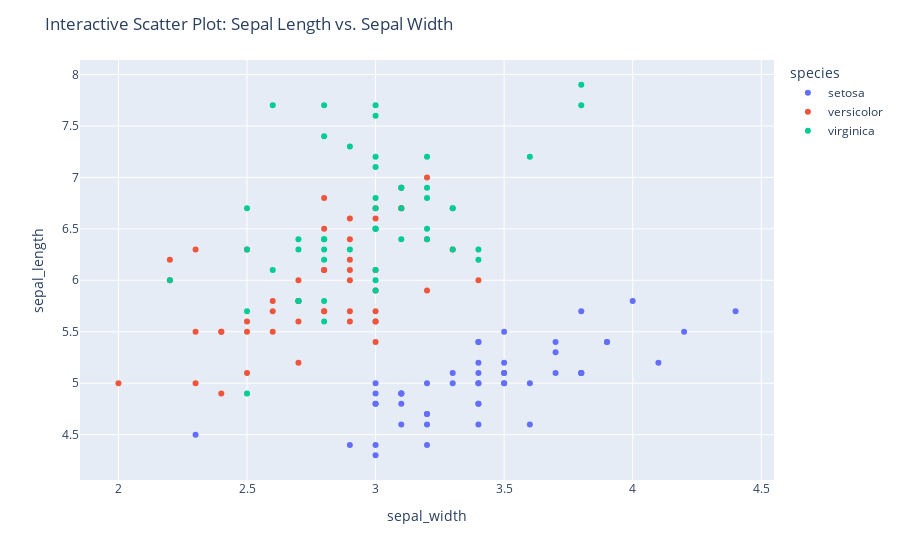

This figure's notebook cell:
### Markdown cell above
### Interactive Data Visualization with Plotly

### Code cell
import plotly.express as px

# Load the iris dataset
df = px.data.iris()

# Scatter plot using Plotly
fig = px.scatter(df, x="sepal_width", y="sepal_length", color="species")
fig.update_layout(title="Interactive Scatter Plot: Sepal Length vs. Sepal Width")
fig.show()

### Figure 1 — Plotly figure (JSON) as saved in the notebook; plotly's stock layout.template omitted (floating-point values rounded to 4 significant figures)
{"data": [{"hovertemplate": "species=setosa<br>sepal_width=%{x}<br>sepal_length=%{y}<extra></extra>", "legendgroup": "setosa", "marker": {"color": "#636efa", "symbol": "circle"}, "mode": "markers", "name": "setosa", "orientation": "v", "showlegend": true, "type": "scatter", "x": [3.5, 3, 3.2, 3.1, 3.6, 3.9, 3.4, 3.4, 2.9, 3.1, 3.7, 3.4, 3, 3, 4, 4.4, 3.9, 3.5, 3.8, 3.8, 3.4, 3.7, 3.6, 3.3, 3.4, 3, 3.4, 3.5, 3.4, 3.2, 3.1, 3.4, 4.1, 4.2, 3.1, 3.2, 3.5, 3.1, 3, 3.4, 3.5, 2.3, 3.2, 3.5, 3.8, 3, 3.8, 3.2, 3.7, 3.3], "xaxis": "x", "y": [5.1, 4.9, 4.7, 4.6, 5, 5.4, 4.6, 5, 4.4, 4.9, 5.4, 4.8, 4.8, 4.3, 5.8, 5.7, 5.4, 5.1, 5.7, 5.1, 5.4, 5.1, 4.6, 5.1, 4.8, 5, 5, 5.2, 5.2, 4.7, 4.8, 5.4, 5.2, 5.5, 4.9, 5, 5.5, 4.9, 4.4, 5.1, 5, 4.5, 4.4, 5, 5.1, 4.8, 5.1, 4.6, 5.3, 5], "yaxis": "y"}, {"hovertemplate": "species=versicolor<br>sepal_width=%{x}<br>sepal_length=%{y}<extra></extra>", "legendgroup": "versicolor", "marker": {"color": "#EF553B", "symbol": "circle"}, "mode": "markers", "name": "versicolor", "orientation": "v", "showlegend": true, "type": "scatter", "x": [3.2, 3.2, 3.1, 2.3, 2.8, 2.8, 3.3, 2.4, 2.9, 2.7, 2, 3, 2.2, 2.9, 2.9, 3.1, 3, 2.7, 2.2, 2.5, 3.2, 2.8, 2.5, 2.8, 2.9, 3, 2.8, 3, 2.9, 2.6, 2.4, 2.4, 2.7, 2.7, 3, 3.4, 3.1, 2.3, 3, 2.5, 2.6, 3, 2.6, 2.3, 2.7, 3, 2.9, 2.9, 2.5, 2.8], "xaxis": "x", "y": [7, 6.4, 6.9, 5.5, 6.5, 5.7, 6.3, 4.9, 6.6, 5.2, 5, 5.9, 6, 6.1, 5.6, 6.7, 5.6, 5.8, 6.2, 5.6, 5.9, 6.1, 6.3, 6.1, 6.4, 6.6, 6.8, 6.7, 6, 5.7, 5.5, 5.5, 5.8, 6, 5.4, 6, 6.7, 6.3, 5.6, 5.5, 5.5, 6.1, 5.8, 5, 5.6, 5.7, 5.7, 6.2, 5.1, 5.7], "yaxis": "y"}, {"hovertemplate": "species=virginica<br>sepal_width=%{x}<br>sepal_length=%{y}<extra></extra>", "legendgroup": "virginica", "marker": {"color": "#00cc96", "symbol": "circle"}, "mode": "markers", "name": "virginica", "orientation": "v", "showlegend": true, "type": "scatter", "x": [3.3, 2.7, 3, 2.9, 3, 3, 2.5, 2.9, 2.5, 3.6, 3.2, 2.7, 3, 2.5, 2.8, 3.2, 3, 3.8, 2.6, 2.2, 3.2, 2.8, 2.8, 2.7, 3.3, 3.2, 2.8, 3, 2.8, 3, 2.8, 3.8, 2.8, 2.8, 2.6, 3, 3.4, 3.1, 3, 3.1, 3.1, 3.1, 2.7, 3.2, 3.3, 3, 2.5, 3, 3.4, 3], "xaxis": "x", "y": [6.3, 5.8, 7.1, 6.3, 6.5, 7.6, 4.9, 7.3, 6.7, 7.2, 6.5, 6.4, 6.8, 5.7, 5.8, 6.4, 6.5, 7.7, 7.7, 6, 6.9, 5.6, 7.7, 6.3, 6.7, 7.2, 6.2, 6.1, 6.4, 7.2, 7.4, 7.9, 6.4, 6.3, 6.1, 7.7, 6.3, 6.4, 6, 6.9, 6.7, 6.9, 5.8, 6.8, 6.7, 6.7, 6.3, 6.5, 6.2, 5.9], "yaxis": "y"}], "layout": {"autosize": true, "legend": {"title": {"text": "species"}, "tracegroupgap": 0}, "margin": {"t": 60}, "title": {"text": "Interactive Scatter Plot: Sepal Length vs. Sepal Width"}, "xaxis": {"anchor": "y", "autorange": true, "domain": [0, 1], "range": [1.854, 4.546], "title": {"text": "sepal_width"}, "type": "linear"}, "yaxis": {"anchor": "x", "autorange": true, "domain": [0, 1], "range": [4.021, 8.179], "title": {"text": "sepal_length"}, "type": "linear"}}}
